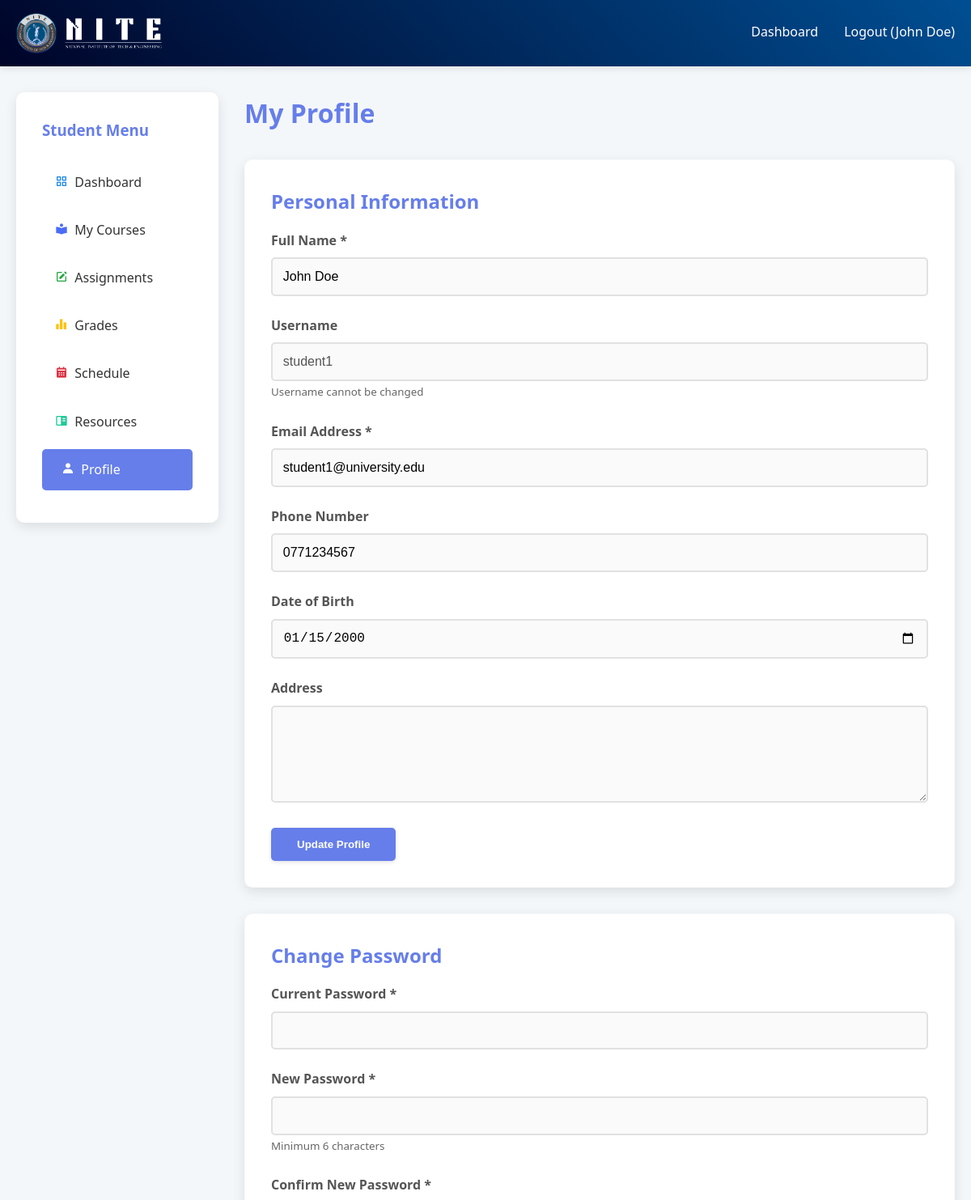
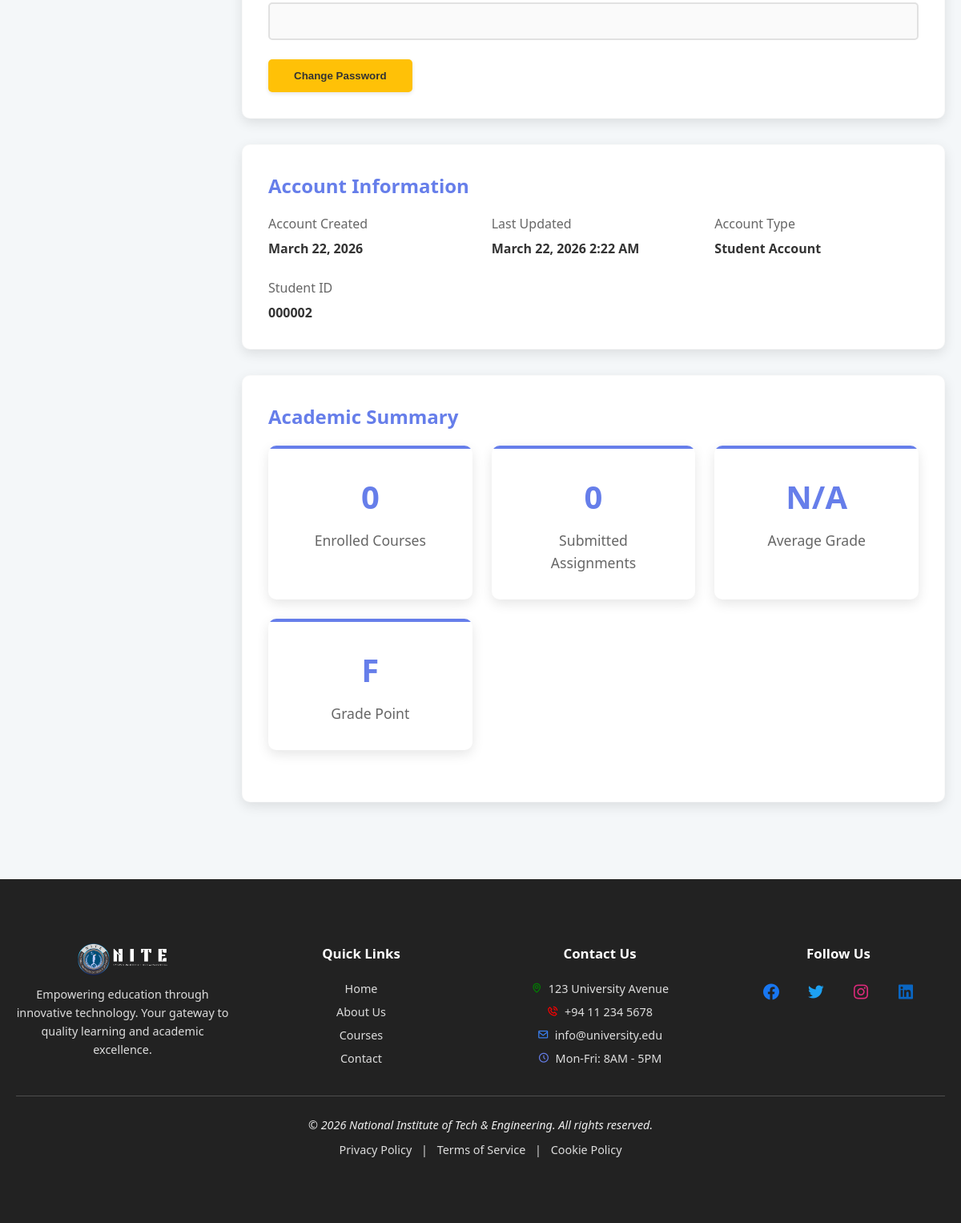
/student/profile.php (signed in), run on the app's committed database (2 pictures, top to bottom).
### tables this page shows
CREATE TABLE users (
    id INT AUTO_INCREMENT PRIMARY KEY,
    username VARCHAR(50) UNIQUE NOT NULL,
    password VARCHAR(255) NOT NULL,
    email VARCHAR(100) UNIQUE NOT NULL,
    full_name VARCHAR(100) NOT NULL,
    role ENUM('student', 'admin') NOT NULL,
    phone VARCHAR(20),
    address TEXT,
    date_of_birth DATE,
    profile_image VARCHAR(255) DEFAULT 'default.jpg',
    created_at TIMESTAMP DEFAULT CURRENT_TIMESTAMP,
    updated_at TIMESTAMP DEFAULT CURRENT_TIMESTAMP ON UPDATE CURRENT_TIMESTAMP
);

### student/profile.php (the view, shortened to what this page needs)
<?php
include '../config.php';
$student_id = $_SESSION['user_id'];
$query = "SELECT * FROM users WHERE id = $student_id";
$result = mysqli_query($conn, $query);
$student = mysqli_fetch_assoc($result);
?>
<!DOCTYPE html>
<html lang="en">
<head>
    <link rel="stylesheet" href="../style.css">
    <link href='https://unpkg.com/boxicons@2.1.4/css/boxicons.min.css' rel='stylesheet'>
</head>
<body>
    <nav class="navbar">
        <div class="nav-container">
            <a href="/university_lms/index.php" class="logo" style="text-decoration:none; color:white;">
            <div style="display:flex; align-items:center; gap:10px;">
                <img src="/university_lms/uploads/Logo.png" alt="Logo" style="height:50px;">
                <img src="/university_lms/uploads/new-logo.png" alt="NITE Logo" style="height:40px; width:120px;">
            </div>
        </a>
            <ul class="nav-links">
                <li><a href="dashboard.php">Dashboard</a></li>
                <li><a href="../logout.php">Logout (<?php echo $_SESSION['full_name']; ?>)</a></li>
            </ul>
        </div>
    </nav>
    <div class="dashboard-layout">
        <aside class="sidebar">
            <h3 style="margin-bottom: 1.5rem; color: #667eea;">Student Menu</h3>
            <ul class="sidebar-menu">
                <li><a href="dashboard.php"><i class='bx bx-grid-alt' style="color:#1E88E5;"></i>&nbsp; Dashboard</a></li>
                <li><a href="my-courses.php"><i class='bx bxs-book-reader' style="color:#4A6CF7;"></i>&nbsp; My Courses</a></li>
                <li><a href="assignments.php"><i class='bx bxs-edit' style="color:#28A745;"></i>&nbsp; Assignments</a></li>
                <li><a href="grades.php"><i class='bx bxs-bar-chart-alt-2' style="color:#FFC107;"></i>&nbsp; Grades</a></li>
                <li><a href="schedule.php"><i class='bx bxs-calendar' style="color:#DC3545;"></i>&nbsp; Schedule</a></li>
                <li><a href="resources.php"><i class='bx bxs-book-content' style="color:#20C997;"></i>&nbsp; Resources</a></li>
                <li><a href="profile.php" class="active"><i class='bx bxs-user'></i>&nbsp; Profile</a></li>
            </ul>
        </aside>
        <main class="main-content">
            <h1 style="color: #667eea; margin-bottom: 2rem;">My Profile</h1>
            <div class="card">
                <h2>Personal Information</h2>
                <form method="POST" action="">
                    <div class="form-group">
                        <label for="full_name">Full Name *</label>
                        <input type="text" id="full_name" name="full_name" class="form-control"
                               value="<?php echo htmlspecialchars($student['full_name']); ?>" required>
                    </div>
                    <div class="form-group">
                        <label for="username">Username</label>
                        <input type="text" class="form-control" value="<?php echo htmlspecialchars($student['username']); ?>" disabled>
                        <small style="color: #666;">Username cannot be changed</small>
                    </div>
                    <div class="form-group">
                        <label for="email">Email Address *</label>
                        <input type="email" id="email" name="email" class="form-control"
                               value="<?php echo htmlspecialchars($student['email']); ?>" required>
                    </div>
                    <div class="form-group">
                        <label for="phone">Phone Number</label>
                        <input type="tel" id="phone" name="phone" class="form-control"
                               value="<?php echo htmlspecialchars($student['phone'] ?? ''); ?>">
                    </div>
                    <div class="form-group">
                        <label for="date_of_birth">Date of Birth</label>
                        <input type="date" id="date_of_birth" name="date_of_birth" class="form-control"
                               value="<?php echo $student['date_of_birth']; ?>">
                    </div>
                    <div class="form-group">
                        <label for="address">Address</label>
                        <textarea id="address" name="address" class="form-control" rows="3"><?php echo htmlspecialchars($student['address'] ?? ''); ?></textarea>
                    </div>
                    <button type="submit" name="update_profile" class="btn btn-primary">Update Profile</button>
                </form>
            </div>
            <div class="card">
                <h2>Change Password</h2>
                <form method="POST" action="">
                    <div class="form-group">
                        <label for="current_password">Current Password *</label>
                        <input type="password" id="current_password" name="current_password" class="form-control" required>
                    </div>
                    <div class="form-group">
                        <label for="new_password">New Password *</label>
                        <input type="password" id="new_password" name="new_password" class="form-control" required>
                        <small style="color: #666;">Minimum 6 characters</small>
                    </div>
                    <div class="form-group">
                        <label for="confirm_password">Confirm New Password *</label>
                        <input type="password" id="confirm_password" name="confirm_password" class="form-control" required>
                    </div>
                    <button type="submit" name="change_password" class="btn btn-warning">Change Password</button>
                </form>
            </div>
            <div class="card">
                <h2>Account Information</h2>
                <div style="display: grid; grid-template-columns: repeat(auto-fit, minmax(250px, 1fr)); gap: 1.5rem;">
                    <div>
                        <p style="color: #666; margin-bottom: 0.3rem;">Account Created</p>
                        <p style="font-weight: 600;"><?php echo date('F j, Y', strtotime($student['created_at'])); ?></p>
                    </div>
                    <div>
                        <p style="color: #666; margin-bottom: 0.3rem;">Last Updated</p>
                        <p style="font-weight: 600;"><?php echo date('F j, Y g:i A', strtotime($student['updated_at'])); ?></p>
                    </div>
                    <div>
                        <p style="color: #666; margin-bottom: 0.3rem;">Account Type</p>
                        <p style="font-weight: 600;">Student Account</p>
                    </div>
                    <div>
                        <p style="color: #666; margin-bottom: 0.3rem;">Student ID</p>
                        <p style="font-weight: 600;"><?php echo str_pad($student['id'], 6, '0', STR_PAD_LEFT); ?></p>
                    </div>
                </div>
            </div>
            <div class="card">
                <h2>Academic Summary</h2>
                <?php
                $enrolled_count = mysqli_fetch_assoc(mysqli_query($conn, "SELECT COUNT(*) as total FROM enrollments WHERE student_id = $student_id AND status = 'active'"))['total'];
                $completed_assignments = mysqli_fetch_assoc(mysqli_query($conn, "SELECT COUNT(*) as total FROM submissions WHERE student_id = $student_id"))['total'];
                $average_grade = mysqli_fetch_assoc(mysqli_query($conn, "SELECT AVG((g.marks_obtained / a.total_marks) * 100) as avg
                                                                         FROM grades g
                                                                         INNER JOIN assignments a ON g.assignment_id = a.id
                                                                         WHERE g.student_id = $student_id"))['avg'];
                ?>
                <div class="stats-grid">
                    <div class="stat-card">
                        <h3><?php echo $enrolled_count; ?></h3>
                        <p>Enrolled Courses</p>
                    </div>
                    <div class="stat-card">
                        <h3><?php echo $completed_assignments; ?></h3>
                        <p>Submitted Assignments</p>
                    </div>
                    <div class="stat-card">
                        <h3><?php echo $average_grade ? number_format($average_grade, 1) . '%' : 'N/A'; ?></h3>
                        <p>Average Grade</p>
                    </div>
                    <div class="stat-card">
                        <h3><?php echo $average_grade >= 90 ? 'A' : ($average_grade >= 80 ? 'B' : ($average_grade >= 70 ? 'C' : ($average_grade >= 60 ? 'D' : 'F'))); ?></h3>
                        <p>Grade Point</p>
                    </div>
                </div>
            </div>
        </main>
    </div>
    <?php
include '../footer.php';
?>
</body>
</html>

### style.css (style rules this page uses)
:root { --primary: #667eea; --primary-dark: #5a6fd6; --secondary: #004e92; --dark-bg: #000428; --success: #28a745; --danger: #dc3545; --warning: #ffc107; --text-main: #333; --text-light: #666; --bg-body: #f4f7f9; --white: #ffffff; --shadow-sm: 0 2px 10px rgba(0,0,0,0.1); --shadow-md: 0 5px 15px rgba(0,0,0,0.1); --shadow-hover: 0 8px 20px rgba(0,0,0,0.15); --transition: all 0.3s ease; }
* { margin: 0; padding: 0; box-sizing: border-box; }
html { scroll-behavior: smooth; }
body { font-family: 'Segoe UI', Tahoma, Geneva, Verdana, sans-serif; line-height: 1.6; color: var(--text-main); background: var(--bg-body); -webkit-font-smoothing: antialiased; }
img, video { max-width: 100%; height: auto; }
.navbar { background: linear-gradient(45deg, var(--dark-bg), var(--secondary)); color: var(--white); padding: 1rem 0; box-shadow: var(--shadow-sm); position: sticky; top: 0; z-index: 1000; }
.nav-container { max-width: 1200px; margin: 0 auto; display: flex; justify-content: space-between; align-items: center; padding: 0 20px; flex-wrap: wrap; }
.logo { font-size: 1.8rem; font-weight: bold; text-decoration: none; color: var(--white); letter-spacing: -0.5px; }
.nav-links { display: flex; list-style: none; gap: 2rem; }
.nav-links a { color: var(--white); text-decoration: none; transition: var(--transition); font-weight: 500; padding: 0.5rem 0; position: relative; }
.nav-links a::after { content: ''; display: block; width: 0; height: 2px; background: var(--white); transition: width 0.3s; }
.btn { display: inline-block; padding: 0.8rem 2rem; background: var(--white); color: var(--text-main); text-decoration: none; border-radius: 5px; transition: var(--transition); font-weight: 600; border: none; cursor: pointer; box-shadow: 0 2px 5px rgba(0,0,0,0.1); }
.btn-primary { background: var(--primary); color: var(--white); }
.btn-warning { background: var(--warning); color: var(--text-main); }
.card { background: var(--white); border-radius: 10px; padding: 2rem; margin-bottom: 2rem; box-shadow: var(--shadow-md); transition: var(--transition); border: 1px solid rgba(0,0,0,0.02); }
.card h2 { color: var(--primary); margin-bottom: 1rem; }
.form-group { margin-bottom: 1.5rem; }
.form-group label { display: block; margin-bottom: 0.5rem; font-weight: 600; color: #555; }
.form-control { width: 100%; padding: 0.8rem; border: 2px solid #e1e1e1; border-radius: 5px; font-size: 1rem; transition: var(--transition); background-color: #fafafa; }
textarea.form-control { resize: vertical; min-height: 120px; }
.stats-grid { display: grid; grid-template-columns: repeat(auto-fit, minmax(240px, 1fr)); gap: 1.5rem; margin-bottom: 2rem; }
.stat-card { background: var(--white); padding: 2rem; border-radius: 10px; box-shadow: var(--shadow-md); text-align: center; transition: var(--transition); position: relative; overflow: hidden; }
.stat-card::before { content: ''; position: absolute; top: 0; left: 0; width: 100%; height: 4px; background: var(--primary); }
.stat-card h3 { font-size: 2.5rem; color: var(--primary); margin-bottom: 0.5rem; }
.stat-card p { color: var(--text-light); font-size: 1.1rem; font-weight: 500; }
.dashboard-layout { display: grid; grid-template-columns: 250px 1fr; gap: 2rem; max-width: 1400px; margin: 2rem auto; padding: 0 20px; }
.sidebar { background: var(--white); padding: 2rem; border-radius: 10px; box-shadow: var(--shadow-md); height: fit-content; position: sticky; top: 90px; }
.sidebar-menu { list-style: none; }
.sidebar-menu li { margin-bottom: 0.5rem; }
.sidebar-menu a { display: block; padding: 0.8rem 1rem; color: var(--text-main); text-decoration: none; border-radius: 5px; transition: var(--transition); font-weight: 500; }
.sidebar-menu a:hover, .sidebar-menu a.active { background: var(--primary); color: var(--white); padding-left: 1.5rem; }
.main-content { min-height: 500px; }
.card { max-width: 100%; }

### data on the page
users: full_name "John Doe", username "student1", email "student1@university.edu", phone "0771234567", date_of_birth "01/15/2000", created_at "March 22, 2026", updated_at "March 22, 2026 2:22 AM", id "000002"

### other printed values
$_SESSION['full_name'] "John Doe"
$enrolled_count "0"
$completed_assignments "0"
